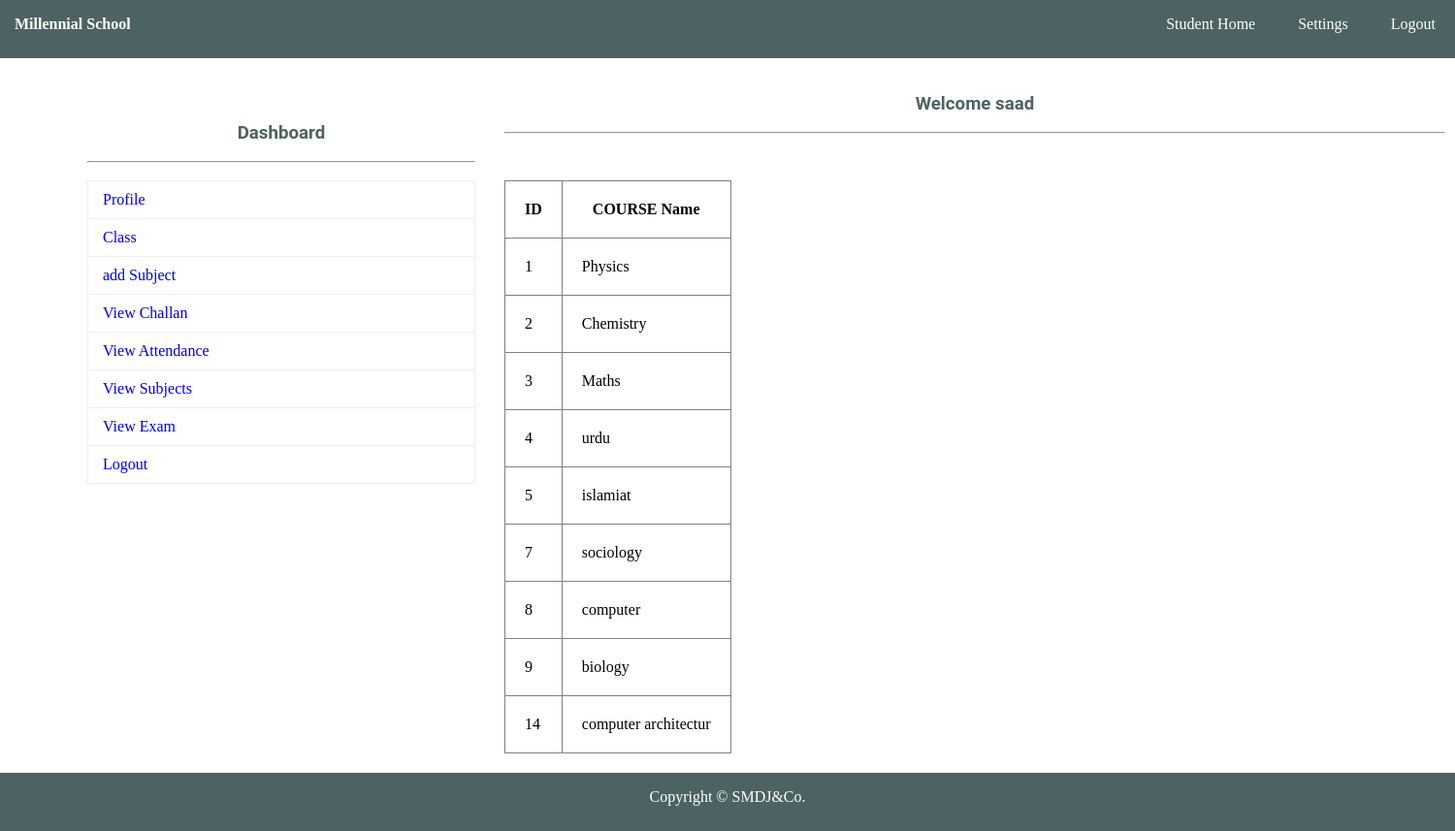
Page /MillennialSchool.com/school/show_student_subjects.php (signed in) on the committed database.
### tables this page shows
CREATE TABLE `course` (
  `id` int(11) NOT NULL,
  `name` varchar(20) NOT NULL
);

### MillennialSchool.com/school/show_student_subjects.php (the view, shortened to what this page needs)
<?php
	include"database.php";
?>
<!DOCTYPE html>
<html>
	<head>
		<link rel="stylesheet" type="text/css" href="css/style.css">
	</head>
	<body>
		<?php include"navbar.php";?><br>
			<div id="section">
				<?php include"sidebar.php";?><br>
				<h3 class="text">Welcome <?php echo $_SESSION["NAME"]; ?></h3><br><hr><br>
				<div class="content1">
					<table border="1px" >
						<tr>
							<th>ID</th>
							<th>COURSE Name</th>
						</tr>
						<?php
						$student_id=$_SESSION['ID'];
$s="SELECT * FROM course WHERE id IN (select course_id from student_course where student_id=$student_id)";
							if(!$res=$db->query($s)){
								echo $db->error;
							}
							if($res->num_rows>0)
							{
								while($r=$res->fetch_assoc())
								{
									echo "
										<tr>
											<td>{$r["id"]}</td>
											<td>{$r["name"]}</td>
										</tr>
										";
								}
							}
						?>
					</table>
				</div>
			</div>
				<?php include"footer.php";?>
	</body>
</html>

### MillennialSchool.com/school/css/style.css (style rules this page uses)
* { padding:0px; margin:0px; }
html { background:#fff; }
h1,h2,h3,h4,h5,h6,label { font-family:roboto; color:#4D6262; }
.content1 { margin-top:30px; }
.text { text-align:center; }
#section { height:auto; width:1400px; margin-left:90px; font-family:cambria; }
.content1 { margin-top:30px; height:auto; width:450px; float:left; }
tr,td,th { padding:20px; }
table { border-collapse:collapse; }

### rows in the picture
course: id "1", name "Physics"
course: id "2", name "Chemistry"
course: id "3", name "Maths"
course: id "4", name "urdu"
course: id "5", name "islamiat"
course: id "7", name "sociology"
course: id "8", name "computer"
course: id "9", name "biology"
course: id "14", name "computer architectur"

### other values in the picture
$_SESSION["NAME"] "saad"
